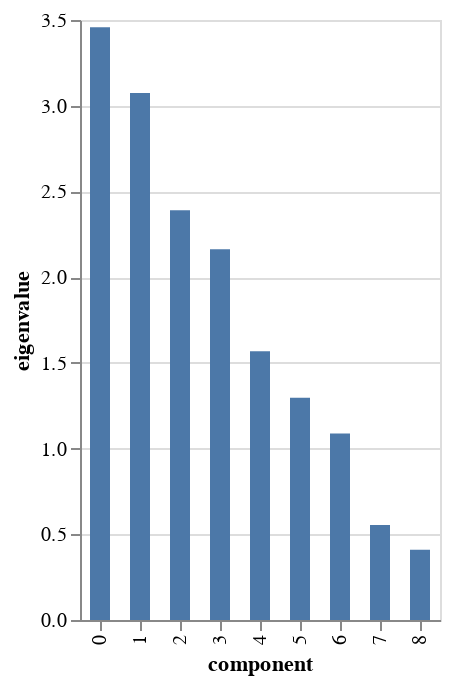

The code cell stored with this chart in its notebook:
### Markdown cell above
##### <span style="color:purple">**Question:** What do you think of the inertia carried by each axis?</span>

- Consider the `eigenvalues_summary` function
- and/or view the `scree_plot`

### Code cell
### TO BE COMPLETED ###

display(famd.eigenvalues_summary)

famd.scree_plot()

### Figure 1 — Vega-Lite specification as saved in the notebook (floating-point values rounded to 4 significant figures)
{"config": {"view": {"continuousWidth": 400, "continuousHeight": 300}}, "data": {"name": "data-b940dde6919907a06d7b4aa3ca7e2324"}, "mark": {"type": "bar", "size": 10}, "encoding": {"tooltip": [{"field": "component", "type": "nominal"}, {"field": "eigenvalue", "type": "quantitative"}, {"field": "% of variance", "type": "quantitative"}, {"field": "% of variance (cumulative)", "type": "quantitative"}], "x": {"field": "component", "type": "nominal"}, "y": {"field": "eigenvalue", "type": "quantitative"}}, "$schema": "https://vega.github.io/schema/vega-lite/v4.17.0.json", "datasets": {"data-b940dde6919907a06d7b4aa3ca7e2324": [{"component": "0", "eigenvalue": 3.458, "% of variance": 21.61, "% of variance (cumulative)": 21.61}, {"component": "1", "eigenvalue": 3.074, "% of variance": 19.22, "% of variance (cumulative)": 40.83}, {"component": "2", "eigenvalue": 2.39, "% of variance": 14.94, "% of variance (cumulative)": 55.77}, {"component": "3", "eigenvalue": 2.162, "% of variance": 13.51, "% of variance (cumulative)": 69.28}, {"component": "4", "eigenvalue": 1.567, "% of variance": 9.794, "% of variance (cumulative)": 79.07}, {"component": "5", "eigenvalue": 1.296, "% of variance": 8.101, "% of variance (cumulative)": 87.18}, {"component": "6", "eigenvalue": 1.089, "% of variance": 6.804, "% of variance (cumulative)": 93.98}, {"component": "7", "eigenvalue": 0.5541, "% of variance": 3.463, "% of variance (cumulative)": 97.44}, {"component": "8", "eigenvalue": 0.4092, "% of variance": 2.558, "% of variance (cumulative)": 100.0}]}}
